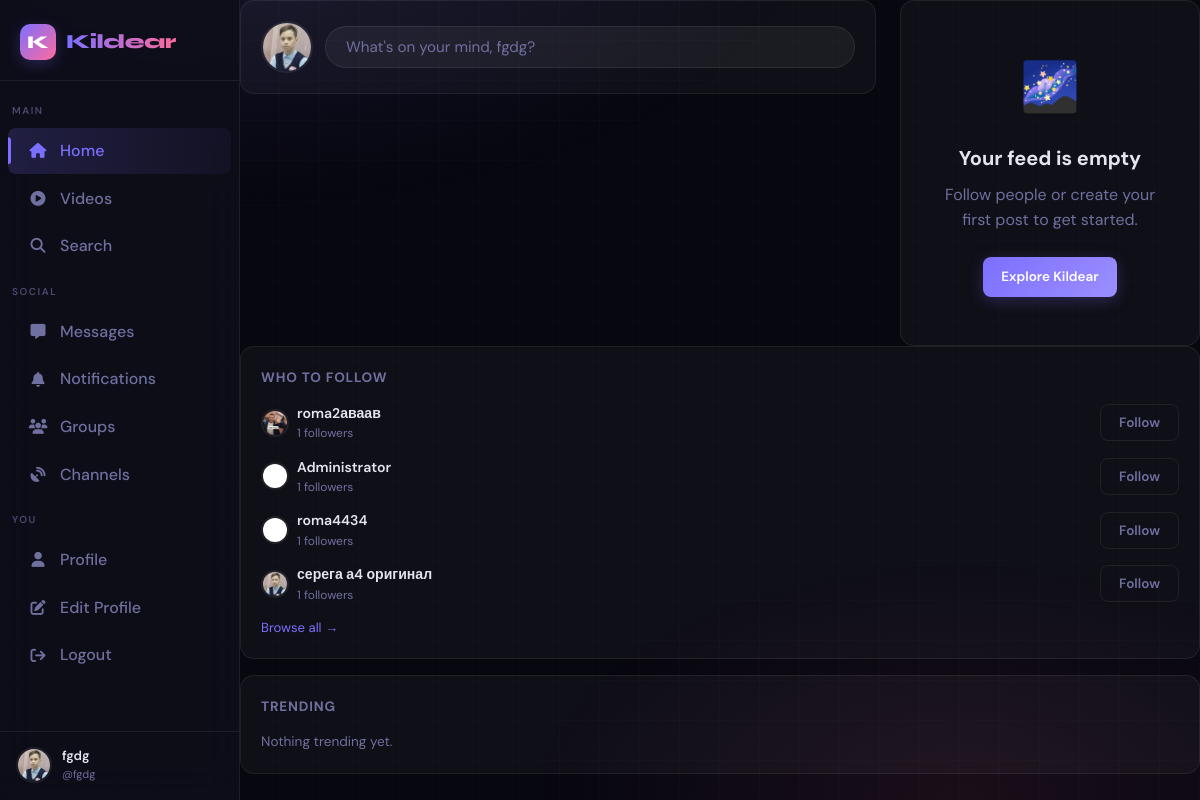
Screenshot of / (signed in) with the database file from the repository.
### app.py (models this page shows, shortened)
class User(UserMixin, db.Model):
    id              = db.Column(db.Integer, primary_key=True)
    username        = db.Column(db.String(40), unique=True, nullable=False)
    email           = db.Column(db.String(120), unique=True, nullable=False)
    password_hash   = db.Column(db.String(256), nullable=False)
    display_name    = db.Column(db.String(60), default="")
    bio             = db.Column(db.String(500), default="")
    avatar          = db.Column(db.String(300), default="/static/default_avatar.png")
    cover_photo     = db.Column(db.String(300), default="")
    website         = db.Column(db.String(200), default="")
    location        = db.Column(db.String(100), default="")
    accent_color    = db.Column(db.String(7), default="#6c63ff")
    is_private      = db.Column(db.Boolean, default=False)
    is_verified     = db.Column(db.Boolean, default=False)
    is_banned       = db.Column(db.Boolean, default=False)
    is_admin        = db.Column(db.Boolean, default=False)
    is_online       = db.Column(db.Boolean, default=False)
    last_seen       = db.Column(db.DateTime, default=datetime.utcnow)
    created_at      = db.Column(db.DateTime, default=datetime.utcnow)
    two_factor_enabled = db.Column(db.Boolean, default=False)
    two_factor_secret  = db.Column(db.String(32), nullable=True)
    failed_logins   = db.Column(db.Integer, default=0)
    locked_until    = db.Column(db.DateTime, nullable=True)
    posts          = db.relationship("Post", backref="author", lazy="dynamic",
                                     foreign_keys="Post.user_id")
    sent_msgs      = db.relationship("Message", backref="sender", lazy="dynamic",
                                     foreign_keys="Message.sender_id")
    recv_msgs      = db.relationship("Message", backref="receiver", lazy="dynamic",
                                     foreign_keys="Message.receiver_id")
    notifications  = db.relationship("Notification", backref="recipient", lazy="dynamic",
                                     foreign_keys="Notification.user_id")
    comments       = db.relationship("Comment", backref="author", lazy="dynamic")
    owned_groups   = db.relationship("Group", backref="owner", lazy="dynamic")
    owned_channels = db.relationship("Channel", backref="owner", lazy="dynamic")
    login_history  = db.relationship("LoginHistory", backref="user", lazy="dynamic")
    blocked_users = db.relationship(
        "User", secondary=blocks,
        primaryjoin=blocks.c.blocker_id == id,
        secondaryjoin=blocks.c.blocked_id == id,
        backref=db.backref("blocked_by", lazy="dynamic"),
        lazy="dynamic",
    )
    following = db.relationship(
        "User", secondary=follows,
        primaryjoin=follows.c.follower_id == id,
        secondaryjoin=follows.c.followed_id == id,
        backref=db.backref("followers", lazy="dynamic"),
        lazy="dynamic",
    )

### app.py (the view)
@app.route("/")
@login_required
def index():
    page         = request.args.get("page", 1, type=int)
    followed_ids = [u.id for u in current_user.following.all()] + [current_user.id]
    blocked_ids  = [b.id for b in current_user.blocked_users]
    posts = (Post.query
             .filter(Post.user_id.in_(followed_ids))
             .filter(Post.user_id.notin_(blocked_ids))
             .order_by(Post.created_at.desc())
             .paginate(page=page, per_page=15, error_out=False))
    suggestions = (User.query
                   .filter(User.id.notin_(followed_ids + blocked_ids))
                   .filter(User.id != current_user.id)
                   .order_by(func.random()).limit(5).all())
    return render_template("index.html", posts=posts, suggestions=suggestions)

### templates/index.html (shortened to what this page needs)
{% extends "base.html" %}
{% block content %}
<div class="feed-layout">
  <div class="card create-post-card" id="createPostCard">
    <div class="create-post-header">
      <a href="{{ url_for('profile', username=current_user.username) }}">
        {% if current_user.avatar %}
          <img src="{{ url_for('static', filename='uploads/avatars/' + current_user.avatar) }}"
               class="avatar avatar-md" alt="You">
        {% else %}
          <div class="avatar avatar-md avatar-placeholder">{{ current_user.username[0].upper() }}</div>
        {% endif %}
      </a>
      <button class="create-post-trigger" id="createPostTrigger">
        What's on your mind, {{ current_user.username }}?
      </button>
    </div>
  </div>
  {% if posts.items %}
    {% for post in posts.items %}
    <article class="card post-card" id="post-{{ post.id }}">
      <div class="post-header">
        <a href="{{ url_for('profile', username=post.author.username) }}" class="post-author-link">
          {% if post.author.avatar %}
            <img src="{{ url_for('static', filename='uploads/avatars/' + post.author.avatar) }}"
                 class="avatar avatar-sm" alt="{{ post.author.username }}">
          {% else %}
            <div class="avatar avatar-sm avatar-placeholder">{{ post.author.username[0].upper() }}</div>
          {% endif %}
          <div class="post-author-info">
            <span class="post-author-name">{{ post.author.display_name or post.author.username }}</span>
            <span class="post-author-sub">@{{ post.author.username }} · <time class="rel-time" data-ts="{{ post.created_at.isoformat() }}">{{ post.created_at.strftime('%b %d') }}</time></span>
          </div>
        </a>
        {% if post.author_id == current_user.id %}
        <div class="post-menu">
          <button class="btn btn-ghost btn-icon post-menu-btn" onclick="toggleMenu(this)">
            <svg width="18" height="18" viewBox="0 0 24 24" fill="currentColor">
              <circle cx="12" cy="5" r="1.5"/><circle cx="12" cy="12" r="1.5"/><circle cx="12" cy="19" r="1.5"/>
            </svg>
          </button>
          <div class="dropdown-menu">
            <a href="{{ url_for('view_post', post_id=post.id) }}" class="dropdown-item">View post</a>
            <button class="dropdown-item danger" onclick="confirmDeletePost({{ post.id }})">Delete</button>
          </div>
        </div>
        {% endif %}
      </div>
      {% if post.content %}
      <div class="post-body">
        <p class="post-text {% if post.content|length > 280 %}collapsed{% endif %}" id="text-{{ post.id }}">{{ post.content }}</p>
        {% if post.content|length > 280 %}
        <button class="read-more-btn" onclick="toggleReadMore({{ post.id }})">Read more</button>
        {% endif %}
      </div>
      {% endif %}
      {% if post.image_file %}
      <div class="post-media">
        <img src="{{ url_for('static', filename='uploads/images/' + post.image_file) }}"
             alt="Post image" class="post-image" loading="lazy"
             onclick="openLightbox(this.src, 'image')">
      </div>
      {% endif %}
      {% if post.video_file %}
      <div class="post-media">
        <video class="post-video" controls preload="metadata" playsinline>
          <source src="{{ url_for('static', filename='uploads/videos/' + post.video_file) }}">
        </video>
      </div>
      {% endif %}
      <div class="post-footer">
        <button class="post-action {% if current_user in post.likes %}liked{% endif %}"
                onclick="likePost({{ post.id }}, this)">
          <svg width="18" height="18" viewBox="0 0 24 24" fill="{% if current_user in post.likes %}currentColor{% else %}none{% endif %}" stroke="currentColor" stroke-width="2">
            <path d="M20.84 4.61a5.5 5.5 0 0 0-7.78 0L12 5.67l-1.06-1.06a5.5 5.5 0 0 0-7.78 7.78l1.06 1.06L12 21.23l7.78-7.78 1.06-1.06a5.5 5.5 0 0 0 0-7.78z"/>
          </svg>
          <span class="like-count">{{ post.likes.count() }}</span>
        </button>
        <a href="{{ url_for('view_post', post_id=post.id) }}" class="post-action">
          <svg width="18" height="18" viewBox="0 0 24 24" fill="none" stroke="currentColor" stroke-width="2">
            <path d="M21 15a2 2 0 0 1-2 2H7l-4 4V5a2 2 0 0 1 2-2h14a2 2 0 0 1 2 2z"/>
          </svg>
          <span>{{ post.comments.count() }}</span>
        </a>
        <button class="post-action" onclick="sharePost({{ post.id }}, '{{ post.content[:60] if post.content else 'Check this out' }}')">
          <svg width="18" height="18" viewBox="0 0 24 24" fill="none" stroke="currentColor" stroke-width="2">
            <circle cx="18" cy="5" r="3"/><circle cx="6" cy="12" r="3"/><circle cx="18" cy="19" r="3"/>
            <line x1="8.59" y1="13.51" x2="15.42" y2="17.49"/><line x1="15.41" y1="6.51" x2="8.59" y2="10.49"/>
          </svg>
          Share
        </button>
      </div>
      <div class="inline-comment">
        <div class="avatar avatar-xs avatar-placeholder">{{ current_user.username[0].upper() }}</div>
        <form class="inline-comment-form" onsubmit="submitInlineComment(event, {{ post.id }})">
          <input type="hidden" name="csrf_token" value="{{ csrf_token() }}">
          <input type="text" name="content" class="inline-comment-input" placeholder="Write a comment…" maxlength="1000">
          <button type="submit" class="btn btn-primary btn-xs">Send</button>
        </form>
      </div>
    </article>
    {% endfor %}
    <div class="pagination-row">
      {% if posts.has_prev %}
        <a href="{{ url_for('index', page=posts.prev_num) }}" class="btn btn-ghost">← Newer</a>
      {% endif %}
      <span class="page-info">Page {{ posts.page }} of {{ posts.pages }}</span>
      {% if posts.has_next %}
        <a href="{{ url_for('index', page=posts.next_num) }}" class="btn btn-ghost">Older →</a>
      {% endif %}
    </div>
  {% else %}
    <div class="empty-state card">
      <div class="empty-icon">🌌</div>
      <h3>Your feed is empty</h3>
      <p>Follow people or create your first post to get started.</p>
      <a href="{{ url_for('search') }}" class="btn btn-primary">Explore Kildear</a>
    </div>
  {% endif %}
</div>
<aside class="right-sidebar">
  <div class="card sidebar-card">
    <h4 class="sidebar-title">Who to follow</h4>
    {% if suggestions %}
      {% for user in suggestions %}
      <div class="suggestion-row">
        <a href="{{ url_for('profile', username=user.username) }}" class="suggestion-user">
          {% if user.avatar %}
            <img src="{{ url_for('static', filename='uploads/avatars/' + user.avatar) }}"
                 class="avatar avatar-xs" alt="{{ user.username }}">
          {% else %}
            <div class="avatar avatar-xs avatar-placeholder">{{ user.username[0].upper() }}</div>
          {% endif %}
          <div>
            <div class="suggestion-name">{{ user.display_name or user.username }}</div>
            <div class="suggestion-sub">{{ user.followers.count() }} followers</div>
          </div>
        </a>
        <button class="btn btn-outline btn-xs" onclick="followUser({{ user.id }}, this)">Follow</button>
      </div>
      {% endfor %}
    {% else %}
      <p class="sidebar-empty">No suggestions right now.</p>
    {% endif %}
    <a href="{{ url_for('search') }}" class="sidebar-more">Browse all →</a>
  </div>
  <div class="card sidebar-card">
    <h4 class="sidebar-title">Trending</h4>
    {% if trending %}
      {% for tag in trending %}
      <a href="{{ url_for('search', q=tag) }}" class="trending-tag">#{{ tag }}</a>
      {% endfor %}
    {% else %}
      <p class="sidebar-empty">Nothing trending yet.</p>
    {% endif %}
  </div>
</aside>
{% endblock %}

### templates/base.html (shortened to what this page needs)
<!DOCTYPE html>
<html lang="en" data-theme="dark">
<head>
  <link rel="stylesheet" href="https://cdnjs.cloudflare.com/ajax/libs/font-awesome/6.5.0/css/all.min.css"/>
</head>
<body>
<nav class="sidebar" id="sidebar">
  <a href="{{ url_for('index') }}" class="sidebar-logo">
    <div class="logo-mark">K</div>
    <span class="logo-text">Kildear</span>
  </a>
  <span class="nav-section">Main</span>
  <a href="{{ url_for('index') }}"
     class="nav-item {% if request.endpoint == 'index' %}active{% endif %}">
    <i class="fa-solid fa-house"></i> Home
  </a>
  <a href="{{ url_for('video_feed') }}"
     class="nav-item {% if request.endpoint == 'video_feed' %}active{% endif %}">
    <i class="fa-solid fa-play-circle"></i> Videos
  </a>
  <a href="{{ url_for('search') }}"
     class="nav-item {% if request.endpoint == 'search' %}active{% endif %}">
    <i class="fa-solid fa-magnifying-glass"></i> Search
  </a>
  <span class="nav-section">Social</span>
  <a href="{{ url_for('chat_list') }}"
     class="nav-item {% if 'chat' in request.endpoint %}active{% endif %}">
    <i class="fa-solid fa-message"></i> Messages
  </a>
  <a href="{{ url_for('notifications') }}"
     class="nav-item {% if request.endpoint == 'notifications' %}active{% endif %}">
    <i class="fa-solid fa-bell"></i> Notifications
  </a>
  <a href="{{ url_for('groups') }}"
     class="nav-item {% if 'group' in request.endpoint %}active{% endif %}">
    <i class="fa-solid fa-users"></i> Groups
  </a>
  <a href="{{ url_for('channels') }}"
     class="nav-item {% if 'channel' in request.endpoint %}active{% endif %}">
    <i class="fa-solid fa-satellite-dish"></i> Channels
  </a>
  {% if current_user.is_authenticated %}
  <span class="nav-section">You</span>
  <a href="{{ url_for('profile', username=current_user.username) }}"
     class="nav-item {% if request.endpoint == 'profile' and request.view_args.get('username') == current_user.username %}active{% endif %}">
    <i class="fa-solid fa-user"></i> Profile
  </a>
  <a href="{{ url_for('edit_profile') }}"
     class="nav-item {% if request.endpoint == 'edit_profile' %}active{% endif %}">
    <i class="fa-solid fa-pen-to-square"></i> Edit Profile
  </a>
  <a href="{{ url_for('logout') }}" class="nav-item">
    <i class="fa-solid fa-arrow-right-from-bracket"></i> Logout
  </a>
  <div class="sidebar-user">
    <img src="{{ current_user.avatar }}" alt="" class="avatar"/>
    <div class="sidebar-user-info">
      <div class="name truncate">{{ current_user.display_name or current_user.username }}</div>
      <div class="handle">@{{ current_user.username }}</div>
    </div>
  </div>
  {% endif %}
</nav>
<div class="app-shell">
  <div class="main-content">
    {% block content %}{% endblock %}
  </div>
</div>
</body>
</html>

### rows the page displays
User: avatar (picture), display_name "fgdg", username "fgdg"
User: avatar (picture), display_name "roma2аваав", followers.count "1"
User: avatar (placeholder picture), display_name "Administrator", followers.count "1"
User: avatar (placeholder picture), display_name "roma4434", followers.count "1"
User: avatar (picture), display_name "серега а4 оригинал", followers.count "1"
